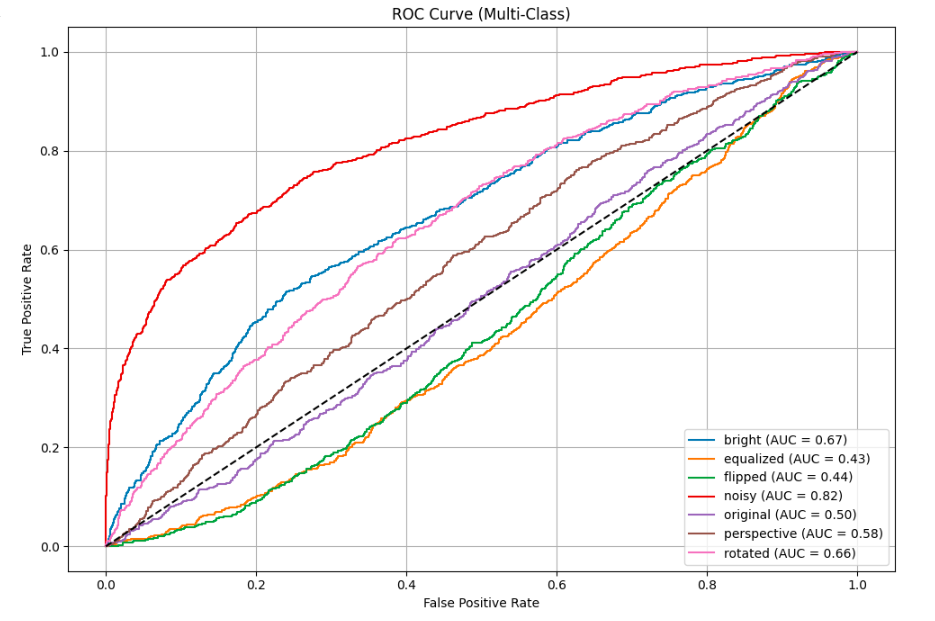
#> input picture ROC_curve.png, 935 x 621 px, given as the content of the folder /content/drive/MyDrive/Project/DS_task/xray_images, which was not available
$ jupyter execute --allow-errors DS_task.ipynb   (shell and % lines are left out)   (text cells are left out)
#> lines starting #> are read from the running program, lines starting #| are printed output that depends on the picture; pictures that were not available may be replaced by others from this repository, and a replacement may not be noted
[cell 1]
from google.colab import drive
drive.mount('/content/drive')

[cell 2]
# Resize all images to 224x224 pixels
import cv2
import os
from tqdm import tqdm

Image_path = r"/content/drive/MyDrive/Project/DS_task/xray_images"

for count, filename in enumerate(tqdm(os.listdir(Image_path)), start=1):
    if filename.lower().endswith(('.png', '.jpg', '.jpeg')):
        file_path = os.path.join(Image_path, filename)

        # Read image
        img = cv2.imread(file_path)
#> img is the input picture: shape (621, 935, 3); mean B, G, R 246.5, 246.5, 247.7
        if img is None:
            print(f"Warning: Failed to load image {filename}")
            continue

        # Resize image
        resized_img = cv2.resize(img, (224, 224))
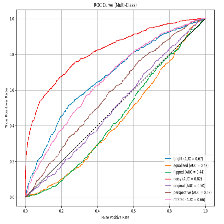
#> resized_img: shape (224, 224, 3); mean B, G, R 245.4, 245.3, 246.6

        # Create new filename
        new_name = f"car_26-07-25_P{count}.jpg"
        new_path = os.path.join(Image_path, new_name)

        # Save resized image
        cv2.imwrite(new_path, resized_img)

        # Optionally remove original image
        if file_path != new_path:
            os.remove(file_path)

[cell 3]
import cv2
import os
import numpy as np
from tqdm import tqdm
import random

Image_path = r"/content/drive/MyDrive/Project/DS_task/xray_images"

# Folder names for each type
folders = {
    "original": "original",
    "flipped": "flipped",
    "noisy": "noisy",
    "bright": "bright",
    "rotated": "rotated",
    "perspective": "perspective",
    "equalized": "equalized"
}

# Create folders if not exist
for folder in folders.values():
    folder_path = os.path.join(Image_path, folder)
    os.makedirs(folder_path, exist_ok=True)

# Augmentation functions
def add_gaussian_noise(image, mean=0, std=25):
    noise = np.random.normal(mean, std, image.shape).astype(np.float32)
    noisy_img = image.astype(np.float32) + noise
    return np.clip(noisy_img, 0, 255).astype(np.uint8)

def adjust_brightness(image, factor=1.2):
    hsv = cv2.cvtColor(image, cv2.COLOR_BGR2HSV).astype(np.float32)
    hsv[:, :, 2] *= factor
    hsv[:, :, 2] = np.clip(hsv[:, :, 2], 0, 255)
    return cv2.cvtColor(hsv.astype(np.uint8), cv2.COLOR_HSV2BGR)

def rotate_image(image, angle):
    h, w = image.shape[:2]
    center = (w // 2, h // 2)
    rot_matrix = cv2.getRotationMatrix2D(center, angle, 1.0)
    return cv2.warpAffine(image, rot_matrix, (w, h), flags=cv2.INTER_LINEAR, borderMode=cv2.BORDER_REFLECT)

def perspective_transform(image):
    h, w = image.shape[:2]
    margin = 10
    pts1 = np.float32([[margin, margin], [w-margin, margin], [margin, h-margin], [w-margin, h-margin]])
    pts2 = np.float32([
        [margin + random.randint(-5, 5), margin + random.randint(-5, 5)],
        [w - margin + random.randint(-5, 5), margin + random.randint(-5, 5)],
        [margin + random.randint(-5, 5), h - margin + random.randint(-5, 5)],
        [w - margin + random.randint(-5, 5), h - margin + random.randint(-5, 5)],
    ])
    matrix = cv2.getPerspectiveTransform(pts1, pts2)
    return cv2.warpPerspective(image, matrix, (w, h), borderMode=cv2.BORDER_REFLECT)

def histogram_equalization(image):
    if len(image.shape) == 3 and image.shape[2] == 3:
        img_yuv = cv2.cvtColor(image, cv2.COLOR_BGR2YUV)
        img_yuv[:, :, 0] = cv2.equalizeHist(img_yuv[:, :, 0])
        return cv2.cvtColor(img_yuv, cv2.COLOR_YUV2BGR)
    else:
        return cv2.equalizeHist(image)

# Main processing loop
for count, filename in enumerate(tqdm(os.listdir(Image_path)), start=1):
    file_path = os.path.join(Image_path, filename)

    if not filename.lower().endswith(('.png', '.jpg', '.jpeg')):
        continue

    img = cv2.imread(file_path)
    if img is None:
        print(f"Warning: Failed to load image {filename}")
        continue

    img = cv2.resize(img, (224, 224))
    base_name = f"car_26-07-25_P{count}.jpg"

    # Save each augmentation in its folder
    cv2.imwrite(os.path.join(Image_path, folders["original"], base_name), img)
    cv2.imwrite(os.path.join(Image_path, folders["flipped"], base_name), cv2.flip(img, 1))
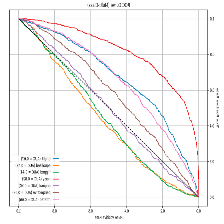
#> saved as car_26-07-25_P1.jpg: shape (224, 224, 3); mean B, G, R 245.4, 245.3, 246.6
    cv2.imwrite(os.path.join(Image_path, folders["noisy"], base_name), add_gaussian_noise(img))
#> in add_gaussian_noise, `noisy_img = image.astype(np.float32) + noise`:
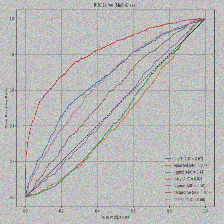
#> noisy_img: shape (224, 224, 3) float32; mean B, G, R 245.3, 245.6, 246.7; drawn with min black and max white
#> in add_gaussian_noise, `return np.clip(noisy_img, 0, 255).astype(np.uint8)`:
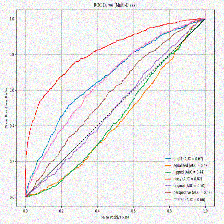
#> returned value: shape (224, 224, 3); mean of channels 0, 1, 2 236.3, 236.5, 237.5; drawn as B, G, R
    cv2.imwrite(os.path.join(Image_path, folders["bright"], base_name), adjust_brightness(img, factor=1.5))
#> in adjust_brightness, `hsv[:, :, 2] *= factor`:
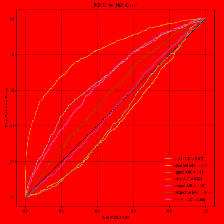
#> hsv: shape (224, 224, 3) float32; mean B, G, R 3.9, 4.9, 371.7; drawn with min black and max white
#> in adjust_brightness, `hsv[:, :, 2] = np.clip(hsv[:, :, 2], 0, 255)`:
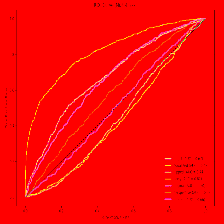
#> hsv: shape (224, 224, 3) float32; mean B, G, R 3.9, 4.9, 253
    cv2.imwrite(os.path.join(Image_path, folders["rotated"], base_name), rotate_image(img, angle=15))
#> in rotate_image, `return cv2.warpAffine(image, rot_matrix, (w, h), flags=cv2.INTER_LINEA..`:
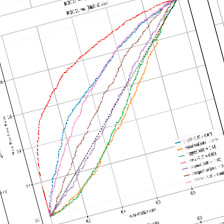
#> returned value: shape (224, 224, 3); mean of channels 0, 1, 2 245.2, 245.2, 246.4; drawn as B, G, R
    cv2.imwrite(os.path.join(Image_path, folders["perspective"], base_name), perspective_transform(img))
#> in perspective_transform, `return cv2.warpPerspective(image, matrix, (w, h), borderMode=cv2.BORDE..`:
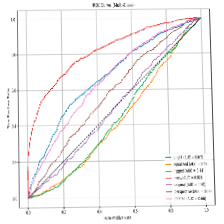
#> returned value: shape (224, 224, 3); mean of channels 0, 1, 2 245.5, 245.5, 246.7; drawn as B, G, R
    cv2.imwrite(os.path.join(Image_path, folders["equalized"], base_name), histogram_equalization(img))
#> in histogram_equalization, `img_yuv = cv2.cvtColor(image, cv2.COLOR_BGR2YUV)`: img_yuv: shape (224, 224, 3); mean of channels 0, 1, 2 245.7, 127.8, 128.7
#> in histogram_equalization, `img_yuv[:, :, 0] = cv2.equalizeHist(img_yuv[:, :, 0])`: img_yuv: shape (224, 224, 3); mean of channels 0, 1, 2 216.4, 127.8, 128.7
#> in histogram_equalization, `return cv2.cvtColor(img_yuv, cv2.COLOR_YUV2BGR)`:
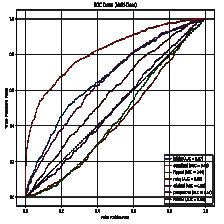
#> returned value: shape (224, 224, 3); mean B, G, R 216.8, 216.4, 217.8

    # Delete original after processing
    os.remove(file_path)

[cell 4]
import os
import shutil
import random

# Paths
base_path = r"/content/drive/MyDrive/Project/DS_task/xray_images"
output_path = r"/content/drive/MyDrive/Project/DS_task/split_dataset"
folders = ["original", "flipped", "noisy", "bright", "rotated", "perspective", "equalized"]

# Split ratios
train_ratio = 0.7
val_ratio = 0.15
test_ratio = 0.15

# Create target folders
for split in ['train', 'val', 'test']:
    for folder in folders:
        os.makedirs(os.path.join(output_path, split, folder), exist_ok=True)

# Process each augmentation type separately
for folder in folders:
    src_folder = os.path.join(base_path, folder)
    images = [f for f in os.listdir(src_folder) if f.lower().endswith(('.jpg', '.jpeg', '.png'))]
    random.shuffle(images)

    total = len(images)
    train_end = int(train_ratio * total)
    val_end = train_end + int(val_ratio * total)

    train_files = images[:train_end]
    val_files = images[train_end:val_end]
    test_files = images[val_end:]

    # Copy files to each destination
    for file_list, split in zip([train_files, val_files, test_files], ['train', 'val', 'test']):
        for file_name in file_list:
            src = os.path.join(src_folder, file_name)
            dst = os.path.join(output_path, split, folder, file_name)
            shutil.copy2(src, dst)

[cell 5]
import cv2
import os
import numpy as np
from tqdm import tqdm

# Choose one extractor
use_sift = True  # set False to use ORB

# Input folder (use your split dataset or any one like 'original')
input_folder = r"/content/drive/MyDrive/Project/DS_task/split_dataset/train/original"

# Output folder for descriptors
output_folder = r"/content/drive/MyDrive/Project/DS_task/features/original"
os.makedirs(output_folder, exist_ok=True)

# Initialize the feature extractor
if use_sift:
    extractor = cv2.SIFT_create()
    feature_type = "SIFT"
else:
    extractor = cv2.ORB_create()
    feature_type = "ORB"

print(f"🔍 Using {feature_type} extractor...")

# Loop over images
for filename in tqdm(os.listdir(input_folder)):
    if not filename.lower().endswith(('.jpg', '.jpeg', '.png')):
        continue

    img_path = os.path.join(input_folder, filename)
    img = cv2.imread(img_path, cv2.IMREAD_GRAYSCALE)
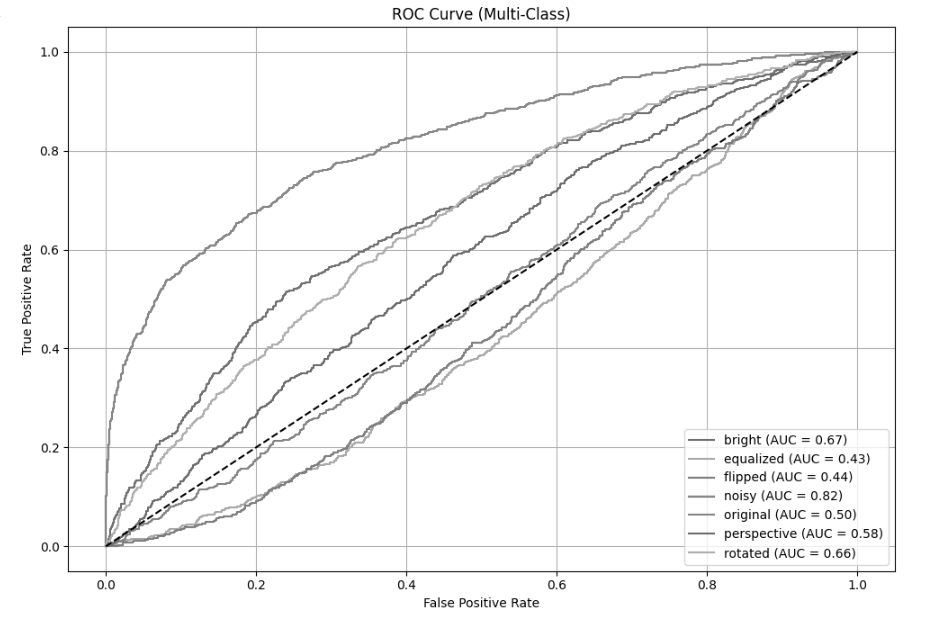
#> img: shape (621, 935); min 0, max 255, mean 247.3

    if img is None:
        print(f"⚠️ Failed to load: {filename}")
        continue

    # Extract keypoints and descriptors
    keypoints, descriptors = extractor.detectAndCompute(img, None)
#> keypoints = 2141 keypoints; strongest (x, y, size): (494, 9, 1.9), (392, 357, 1.8), (281, 431, 1.8), (486, 9, 2)

    # Save descriptors as .npy file
    if descriptors is not None:
        npy_name = filename.rsplit('.', 1)[0] + f"_{feature_type}.npy"
        np.save(os.path.join(output_folder, npy_name), descriptors)

#> (a cell that did not finish here is left out)

[cell 7]
import tensorflow as tf

# Replace 224 with 128 for faster testing (optional)
img_size = (224, 224)
batch_size = 32

# Load datasets first
#> (the rest of this cell did not finish here and is left out)

[cell 8]
# Use MobileNetV2
from tensorflow.keras.applications import MobileNetV2
from tensorflow.keras.layers import GlobalAveragePooling2D, Dense, Dropout
from tensorflow.keras.models import Model

#> (the rest of this cell did not finish here and is left out)

#> (a cell that did not finish here is left out)

[cell 10]
save_path = '/content/drive/MyDrive/Project/DS_task/best_model.h5'

[cell 11]
# [18 lines of commented-out code are left out]

[cell 12]
# Just for demo: save after N batches
batch_count = 0
#> (the rest of this cell did not finish here and is left out)

[cell 13]
import os
import cv2
import numpy as np
from tqdm import tqdm
from sklearn.preprocessing import LabelEncoder
from tensorflow.keras.utils import to_categorical

# Folder path
train_path = "/content/drive/MyDrive/Project/DS_task/split_dataset/train"
img_size = (224, 224)
max_orb_size = 512  # ORB feature length

# Save path
save_dir = "/content"
img_save = os.path.join(save_dir, "X_img.npy")
orb_save = os.path.join(save_dir, "X_orb.npy")
label_save = os.path.join(save_dir, "y.npy")

# ORB extractor
def extract_orb_descriptors(image_path):
    gray = cv2.imread(image_path, cv2.IMREAD_GRAYSCALE)
    orb = cv2.ORB_create()
    kp, des = orb.detectAndCompute(gray, None)
    if des is not None:
        des_flat = des.flatten()
        return des_flat[:max_orb_size] if des_flat.shape[0] >= max_orb_size else np.pad(des_flat, (0, max_orb_size - des_flat.shape[0]))
    else:
        return np.zeros(max_orb_size)

# Load saved progress if exists
X_img = list(np.load(img_save, allow_pickle=True)) if os.path.exists(img_save) else []
X_orb = list(np.load(orb_save, allow_pickle=True)) if os.path.exists(orb_save) else []
y = list(np.load(label_save, allow_pickle=True)) if os.path.exists(label_save) else []

processed_count = len(X_img)
print(f"🔁 Resuming from image {processed_count}")

# Start data loading
class_folders = sorted(os.listdir(train_path))
total_processed = 0

for label in tqdm(class_folders):
    label_folder = os.path.join(train_path, label)
    image_files = os.listdir(label_folder)

    for file in image_files:
        if total_processed < processed_count:
            total_processed += 1
            continue  # Skip already processed

        file_path = os.path.join(label_folder, file)

        # CNN image input
        img = cv2.imread(file_path)
        if img is None:
            continue
        img = cv2.resize(img, img_size)
        X_img.append(img.astype('float32') / 255.0)

        # ORB input
        orb_vec = extract_orb_descriptors(file_path)
#> in extract_orb_descriptors, `kp, des = orb.detectAndCompute(gray, None)`: kp = 500 keypoints; strongest (x, y, size): (764, 456, 31), (849, 555, 31), (767, 556, 31), (766, 456, 31)
#> in extract_orb_descriptors, `des_flat = des.flatten()`: des_flat = 16000 values, max 255 at index 430, min 0 at index 127, mean 126.4
#> orb_vec = 512 values, max 255 at index 430, min 0 at index 127, mean 119.8
        X_orb.append(orb_vec)

        # Label
        y.append(label)

        total_processed += 1

        # Save every 100 images
        if total_processed % 100 == 0:
            print(f"💾 Saving checkpoint at {total_processed} images...")
            np.save(img_save, np.array(X_img))
            np.save(orb_save, np.array(X_orb))
            np.save(label_save, np.array(y))

# Final save
np.save(img_save, np.array(X_img))
np.save(orb_save, np.array(X_orb))
np.save(label_save, np.array(y))
print("✅ Final save completed.")

# Convert and encode
X_img = np.array(X_img)
X_orb = np.array(X_orb)
y = np.array(y)

encoder = LabelEncoder()
y_encoded = encoder.fit_transform(y)
#> (the rest of this cell did not finish here and is left out)

[cell 14]
from tensorflow.keras.models import load_model

#> (the rest of this cell did not finish here and is left out)

#> (a cell that did not finish here is left out)

[cell 16]
import os
import cv2
import numpy as np
from tqdm import tqdm
import matplotlib.pyplot as plt
import seaborn as sns
from tensorflow.keras.models import load_model
from sklearn.preprocessing import LabelEncoder, label_binarize
from sklearn.metrics import accuracy_score, precision_score, recall_score, f1_score, classification_report, confusion_matrix, roc_curve, auc
from tensorflow.keras.utils import to_categorical

# Paths
test_path = "/content/drive/MyDrive/Project/DS_task/split_dataset/test"
model_path = "/content/drive/MyDrive/Project/DS_task/manual_batch_model.h5"

# Image/ORB setup
img_size = (224, 224)
max_orb_size = 512

def extract_orb_descriptors(image_path):
    gray = cv2.imread(image_path, cv2.IMREAD_GRAYSCALE)
    orb = cv2.ORB_create()
    kp, des = orb.detectAndCompute(gray, None)
    if des is not None:
        des_flat = des.flatten()
        return des_flat[:max_orb_size] if des_flat.shape[0] >= max_orb_size else np.pad(des_flat, (0, max_orb_size - des_flat.shape[0]))
    else:
        return np.zeros(max_orb_size)

# Load test images and features
X_test_img, X_test_orb, y_test = [], [], []

class_folders = sorted(os.listdir(test_path))
for label in tqdm(class_folders):
    label_folder = os.path.join(test_path, label)
    for file in os.listdir(label_folder):
        file_path = os.path.join(label_folder, file)

        img = cv2.imread(file_path)
        if img is None:
            continue
        img = cv2.resize(img, img_size)
        X_test_img.append(img.astype('float32') / 255.0)
        X_test_orb.append(extract_orb_descriptors(file_path))
        y_test.append(label)

# Convert
X_test_img = np.array(X_test_img)
X_test_orb = np.array(X_test_orb)
y_test = np.array(y_test)

# Save for reuse
np.save("X_test_img.npy", X_test_img)
np.save("X_test_orb.npy", X_test_orb)
np.save("y_test.npy", y_test)

# Label encoding
encoder = LabelEncoder()
y_true = encoder.fit_transform(y_test)
class_names = encoder.classes_

# Load model
#> (the rest of this cell did not finish here and is left out)
